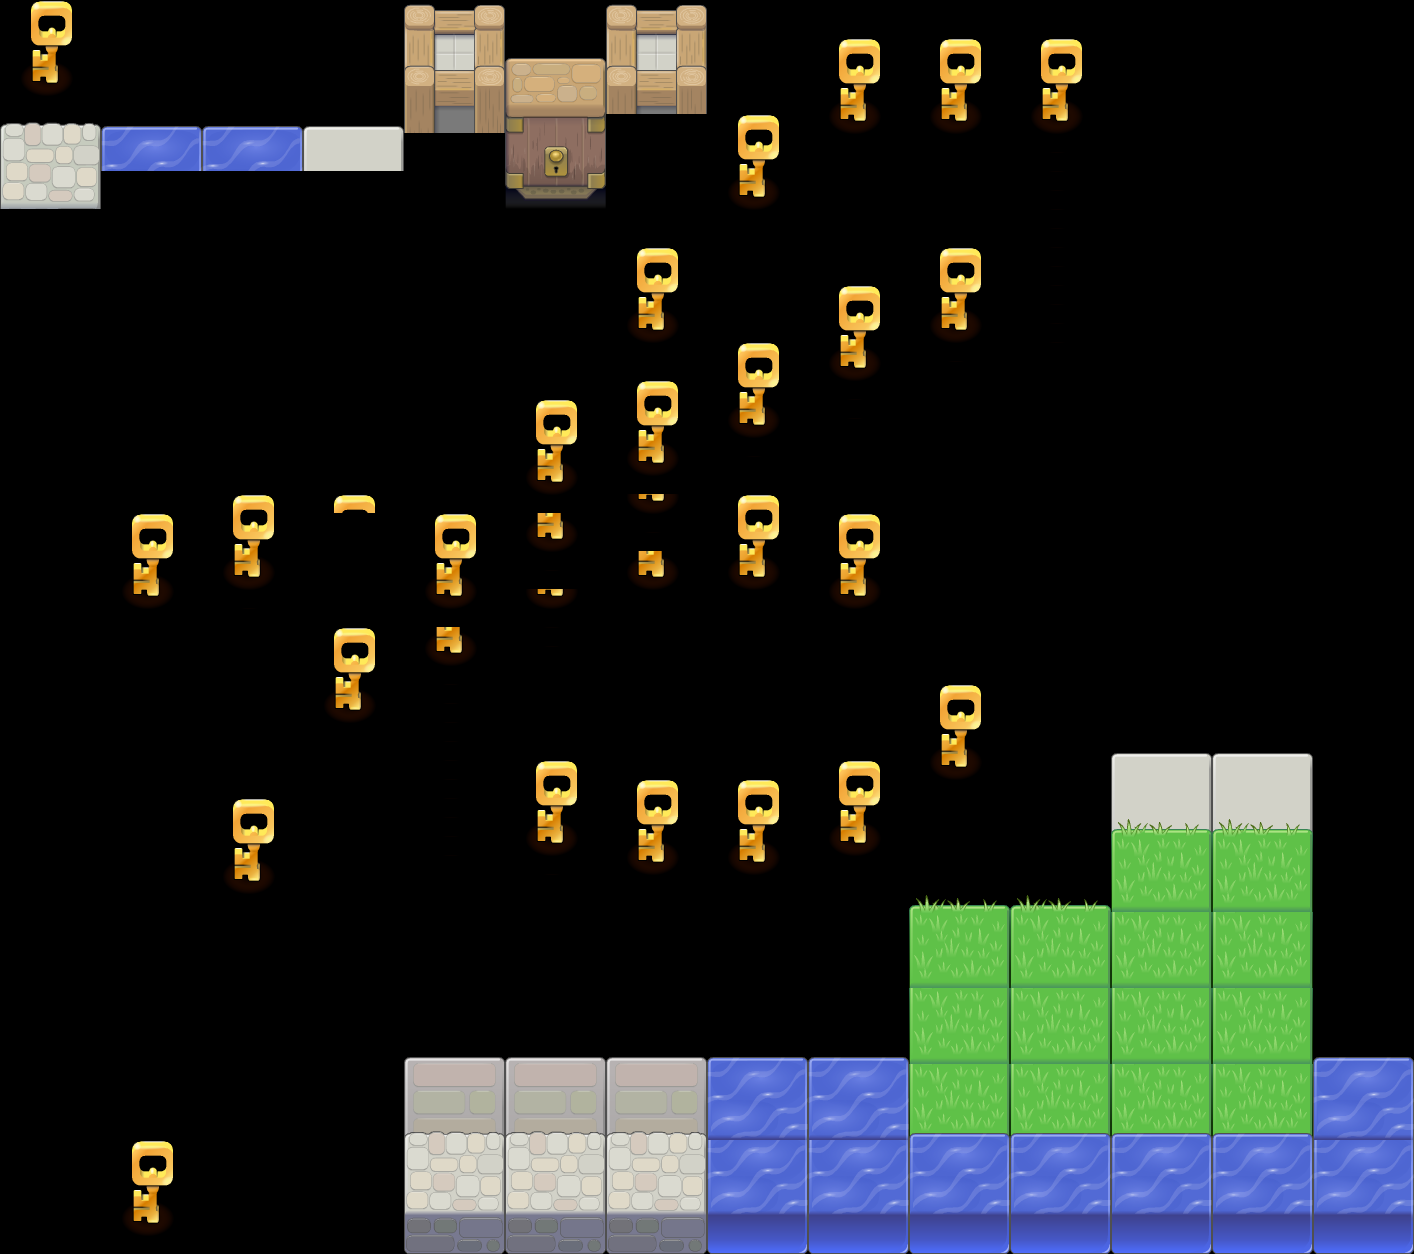

Below is a game level as drawn by its tile map, then a one-line description and the .tmx that defines it (tile-layer data replaced by summaries):
An orthogonal 14x66 tile map with 101x19 px tiles, 3 tile layers (Capa de patrones 2, Capa de Patrones 1, Capa de patrones 3) and 2 objects.

<map version="1.0" orientation="orthogonal" width="14" height="66" tilewidth="101" tileheight="19">
 <tileset firstgid="1" name="sprite" tilewidth="101" tileheight="19">
  <image source="sprite.png" width="505" height="1881" />
 </tileset>
 <layer name="Capa de patrones 2" width="14" height="66">
  <data>[924 cells, 321 non-empty, 35 distinct tile ids]</data>
 </layer>
 <layer name="Capa de Patrones 1" width="14" height="66">
  <data>[924 cells, 132 non-empty, 17 distinct tile ids]</data>
 </layer>
 <layer name="Capa de patrones 3" width="14" height="66">
  <data>[924 cells, 25 non-empty, 8 distinct tile ids]</data>
 </layer>
 <objectgroup name="players" width="14" height="66">
  <object x="609" y="648" />
  <object x="1179" y="1027" />
 </objectgroup>
</map>